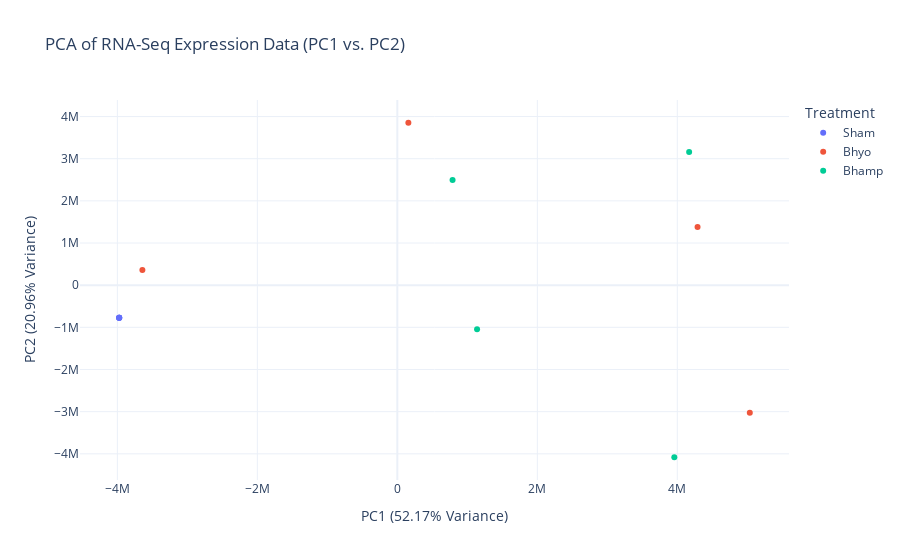

The code cell stored with this chart in its notebook:
### Code cell
# Perform PCA with 4 components
pca = PCA(n_components=4)
pca_results = pca.fit_transform(z_score_df.T)  # Transpose so samples are rows

# Create DataFrame with PCA results
pca_df = pd.DataFrame(pca_results, columns=['PC1', 'PC2', 'PC3', 'PC4'])
pca_df['Pig'] = z_score_df.columns  # Match sample names
pca_df = pca_df.merge(metadata_df, on='Pig')  # Add treatment labels
display(pca_df)
# Plot PC1 vs PC2
fig = px.scatter(
    pca_df,
    x='PC1',
    y='PC2',
    color='Treatment',  # Color by treatment group
    hover_data=['Pig'],
    title="PCA of RNA-Seq Expression Data (PC1 vs. PC2)",
    labels={'PC1': f"PC1 ({pca.explained_variance_ratio_[0]*100:.2f}% Variance)",
            'PC2': f"PC2 ({pca.explained_variance_ratio_[1]*100:.2f}% Variance)"},
    template="plotly_white"
)

fig.show()

### Figure 1 — Plotly figure (JSON) as saved in the notebook; plotly's stock layout.template omitted (floating-point values rounded to 4 significant figures)
{"data": [{"customdata": [["PIG1"], ["PIG2"], ["PIG3"], ["PIG4"]], "hovertemplate": "Treatment=Sham<br>PC1 (52.17% Variance)=%{x}<br>PC2 (20.96% Variance)=%{y}<br>Pig=%{customdata[0]}<extra></extra>", "legendgroup": "Sham", "marker": {"color": "#636efa", "symbol": "circle"}, "mode": "markers", "name": "Sham", "orientation": "v", "showlegend": true, "type": "scatter", "x": [-3974000.0, -3974000.0, -3974000.0, -3974000.0], "xaxis": "x", "y": [-770600.0, -770600.0, -770600.0, -770600.0], "yaxis": "y"}, {"customdata": [["PIG5"], ["PIG6"], ["PIG7"], ["PIG8"]], "hovertemplate": "Treatment=Bhyo<br>PC1 (52.17% Variance)=%{x}<br>PC2 (20.96% Variance)=%{y}<br>Pig=%{customdata[0]}<extra></extra>", "legendgroup": "Bhyo", "marker": {"color": "#EF553B", "symbol": "circle"}, "mode": "markers", "name": "Bhyo", "orientation": "v", "showlegend": true, "type": "scatter", "x": [-3643000.0, 157700.0, 5036000.0, 4289000.0], "xaxis": "x", "y": [357900.0, 3852000.0, -3029000.0, 1379000.0], "yaxis": "y"}, {"customdata": [["PIG9"], ["PIG10"], ["PIG11"], ["PIG12"]], "hovertemplate": "Treatment=Bhamp<br>PC1 (52.17% Variance)=%{x}<br>PC2 (20.96% Variance)=%{y}<br>Pig=%{customdata[0]}<extra></extra>", "legendgroup": "Bhamp", "marker": {"color": "#00cc96", "symbol": "circle"}, "mode": "markers", "name": "Bhamp", "orientation": "v", "showlegend": true, "type": "scatter", "x": [789200.0, 3957000.0, 1139000.0, 4169000.0], "xaxis": "x", "y": [2495000.0, -4081000.0, -1048000.0, 3156000.0], "yaxis": "y"}], "layout": {"legend": {"title": {"text": "Treatment"}, "tracegroupgap": 0}, "title": {"text": "PCA of RNA-Seq Expression Data (PC1 vs. PC2)"}, "xaxis": {"anchor": "y", "domain": [0, 1], "title": {"text": "PC1 (52.17% Variance)"}}, "yaxis": {"anchor": "x", "domain": [0, 1], "title": {"text": "PC2 (20.96% Variance)"}}}}
